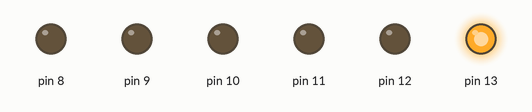
Recording of a sketch running on a simulated Arduino Uno, built with avr-gcc and run on an emulated ATmega328P. On the bench: output pins drawn as LEDs (lit = HIGH).

Above: at 0.2 s.
At 1.7 s:
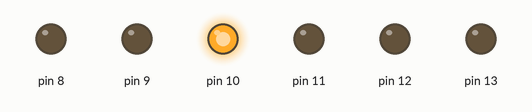
At 2.7 s:
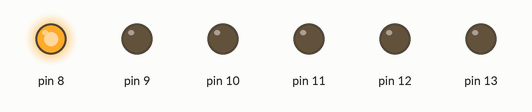
At 3.2 s:
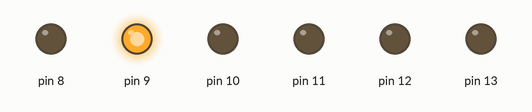
At 4.7 s:
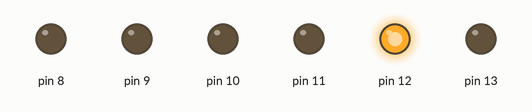
At 6.3 s:
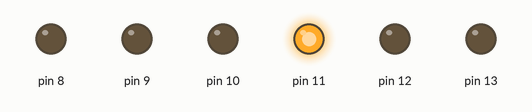
Timing chart, 0 to 6.6 s (numbered marks = the images above):
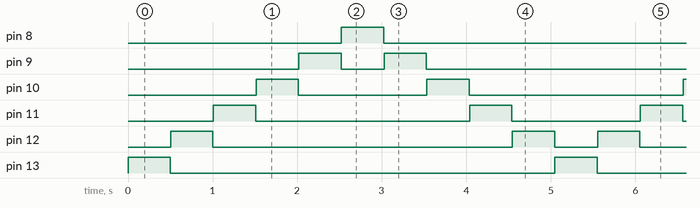

The sketch:

partC.ino
```cpp
/*

    Lab 3 - Part C
    Samuel Volk, 2014

    This program makes 6 LEDs blink in succession one way then back using for
    loops.

*/


int led = 13; // Start at 10 and decrement

// the setup routine runs once when you press reset:
void setup()
{
    // initialize the digital pins 8 through 13 as an output.
    for (led = 8; led <= 13; led++)
    {
        pinMode(led, OUTPUT);
    }
}

void loop()
{
    // turn on the LEDs one way...
    for (led = 13; led > 8; led--)
    {
        digitalWrite(led, HIGH);    // turn the LED on (HIGH)
        delay(500);                 // wait for a second
        digitalWrite(led, LOW);     // turn the LED off (LOW)
        delay(5);                   // wait for a second
    }

    // ...turn on the LEDs the other way
    for (led = 8; led < 13; led++)
    {
        digitalWrite(led, HIGH);    // turn the LED on (HIGH)
        delay(500);                 // wait for a second
        digitalWrite(led, LOW);     // turn the LED off (LOW)
        delay(5);                   // wait for a second
    }
}
```

Measured:
- by itself, pin 8, pin 13: alternates HIGH for 0.50 s and LOW for 4.6 s
- by itself, pin 9: repeats every 5.1 s: LOW 0.51 s, HIGH 0.50 s, LOW 3.5 s, HIGH 0.50 s
- by itself, pin 10: repeats every 5.1 s: LOW 1.5 s, HIGH 0.50 s, LOW 2.5 s, HIGH 0.50 s
- by itself, pin 11: repeats every 5.1 s: LOW 2.5 s, HIGH 0.50 s, LOW 1.5 s, HIGH 0.50 s
- by itself, pin 12: repeats every 5.1 s: LOW 3.5 s, HIGH 0.50 s, LOW 0.51 s, HIGH 0.50 s
